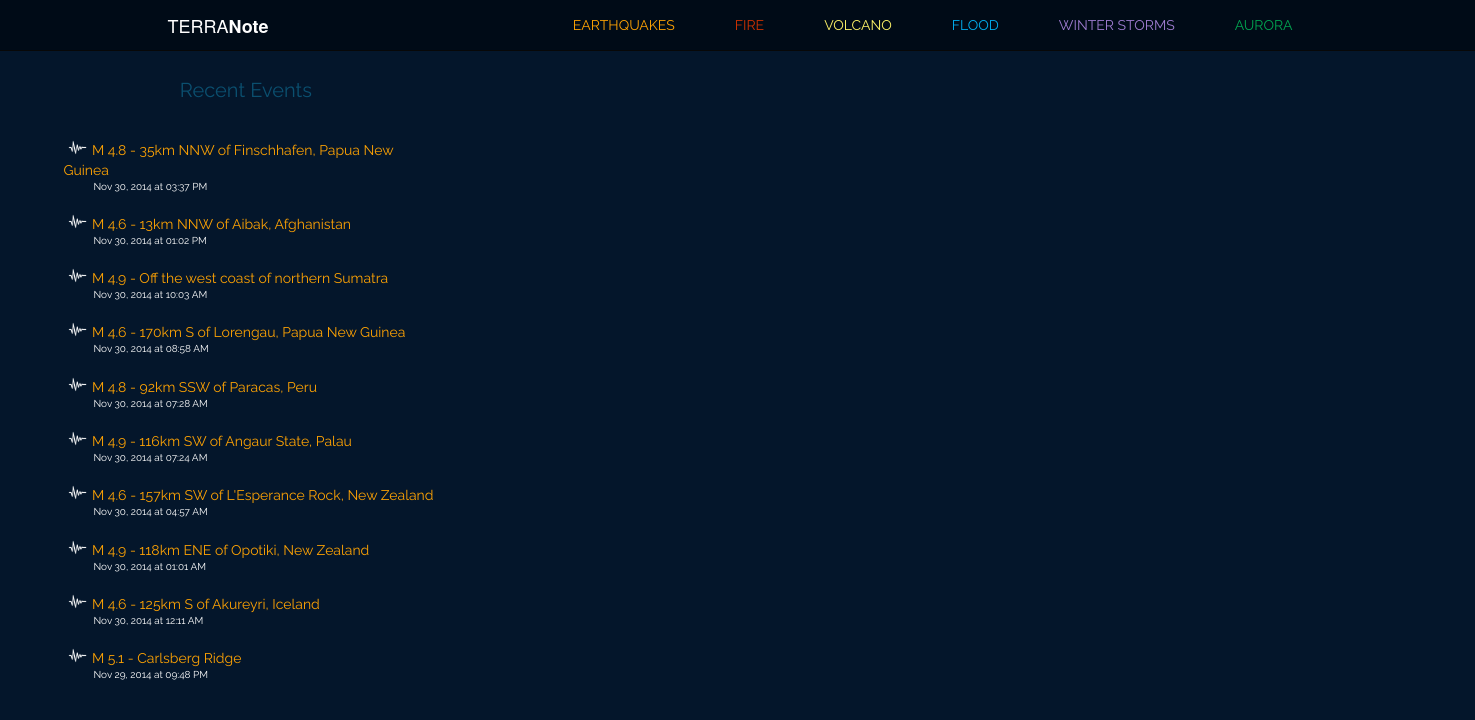
The page / on the database its author committed.
### model.py (models this page shows)
class Quake(Base):
    __tablename__ = "quakes"
    quake_id = Column(String(50), primary_key = True)
    quake_title = Column(String, nullable = False)
    quake_type = Column(String(25), nullable = False)
    magnitude = Column(Float, nullable = False)
    place = Column(String, nullable = False)
    latitude = Column(Float, nullable = False)
    longitude = Column(Float, nullable = False)
    depth = Column(Float, nullable = False)
    quake_datetime = Column(DateTime, nullable = False)
    url = Column(String, nullable = False)
    seismictype = Column(String, nullable = False)
    status = Column(String, nullable = False)
    felt = Column(Integer, nullable = True)
    tsunami = Column(Integer, nullable = True)
    recordtime = Column(DateTime, nullable = False)

### note.py (the view)
@app.route("/")
def home_map():
	topten = db_session.query(Quake).order_by(Quake.quake_datetime.desc()).limit(10)
	cols = Quake.__table__.columns
	json_compiled = {}
	for quake in topten:
		json_compiled[quake.quake_id] = {}
		json_compiled[quake.quake_id]['lat'] = quake.latitude
		json_compiled[quake.quake_id]['lng'] = quake.longitude
		json_compiled[quake.quake_id]['title'] = quake.quake_title
		json_compiled[quake.quake_id]['id'] = quake.quake_id
	print json_compiled
	recent_quakes = db_session.query(Quake).order_by(Quake.quake_datetime.desc()).limit(10)
	return render_template("home.html", recent_quakes=recent_quakes, top_ten=json_compiled)

### templates/home.html (shortened to what this page needs)
{% extends 'base.html' %}
{% block body %}
<div class="col-sm-4" class="event-list">
	<div class="col-sm-1"></div>
		<div class="col-sm-10" class="event-list" id="userpoint">
			<div class="row">
				<div id="recent-events">Recent Events</div>
			</div>
			<div class="row">
				{% for quake in recent_quakes %}
					<div class="quake-list">
						<img class="small-icon" src="/static/images/quake-icon.png"/>
						<div class="recent-title quake-orange"><a href="/quakes/{{ quake.quake_id }}">{{ quake.quake_title }}</a></div>
						<div class="recent-datetime">{{ quake.quake_datetime.strftime('%b %d, %Y at %I:%M %p') }}</div>
					</div>
				{% endfor %}
			</div>
		</div>
	<div class="col-sm-1"></div>
</div>
    <div class="col-sm-8">
        <div class="event-map" id="home-map"></div>
    </div>
{% endblock %}

### static/note.css (style rules this page uses)
body { background-color: #04162b; color: #FFFFFF }
a { color:inherit; text-decoration: none; }
.recent-title { font-size: 14px; text-decoration: none; font-family: 'Raleway', sans-serif; font-weight: 400; }
.recent-datetime { font-size: 10px; padding-left: 30px; }
#recent-events { font-size: 20px; text-align: center; padding-top: 25px; padding-bottom: 25px; font-family: 'Raleway', sans-serif; font-weight: 400; color: #0b4f6f; }
img.small-icon { height: 15px; padding-left: 5px; padding-right: 5px; float: left; }
#home-map { height:725px; width:1050px; }
.event-map { height:100%; width:500px; }
.quake-orange { color: #fda204; }
.quake-list { padding-left: 10px; padding-bottom: 10px; padding-top:10px; color: #FFFFFF; font-family: 'Raleway', sans-serif; font-weight: 400; }

### rows shown on the page
Quake: quake_title "M 4.8 - 35km NNW of Finschhafen, Papua New Guinea", quake_datetime "Nov 30, 2014 at 03:37 PM"
Quake: quake_title "M 4.6 - 13km NNW of Aibak, Afghanistan", quake_datetime "Nov 30, 2014 at 01:02 PM"
Quake: quake_title "M 4.9 - Off the west coast of northern Sumatra", quake_datetime "Nov 30, 2014 at 10:03 AM"
Quake: quake_title "M 4.6 - 170km S of Lorengau, Papua New Guinea", quake_datetime "Nov 30, 2014 at 08:58 AM"
Quake: quake_title "M 4.8 - 92km SSW of Paracas, Peru", quake_datetime "Nov 30, 2014 at 07:28 AM"
Quake: quake_title "M 4.9 - 116km SW of Angaur State, Palau", quake_datetime "Nov 30, 2014 at 07:24 AM"
Quake: quake_title "M 4.6 - 157km SW of L'Esperance Rock, New Zealand", quake_datetime "Nov 30, 2014 at 04:57 AM"
Quake: quake_title "M 4.9 - 118km ENE of Opotiki, New Zealand", quake_datetime "Nov 30, 2014 at 01:01 AM"
Quake: quake_title "M 4.6 - 125km S of Akureyri, Iceland", quake_datetime "Nov 30, 2014 at 12:11 AM"
Quake: quake_title "M 5.1 - Carlsberg Ridge", quake_datetime "Nov 29, 2014 at 09:48 PM"
